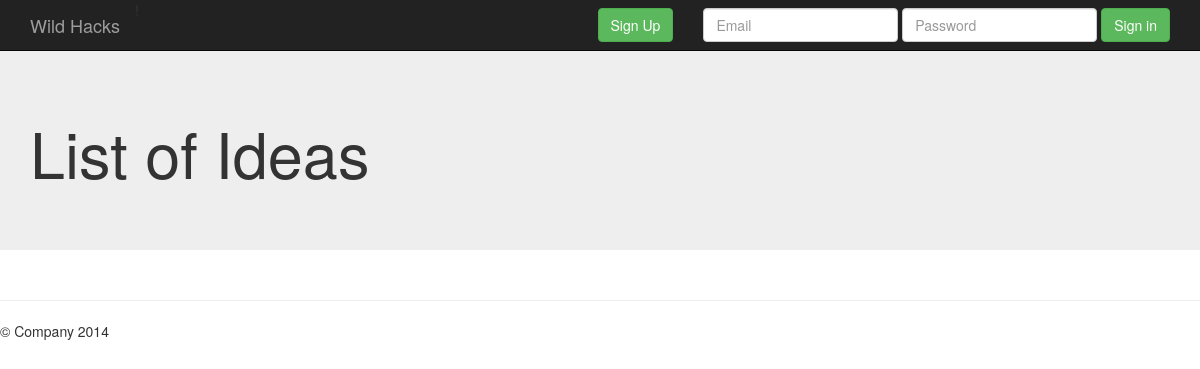
The app's page /ideas/idea_list/, older data.
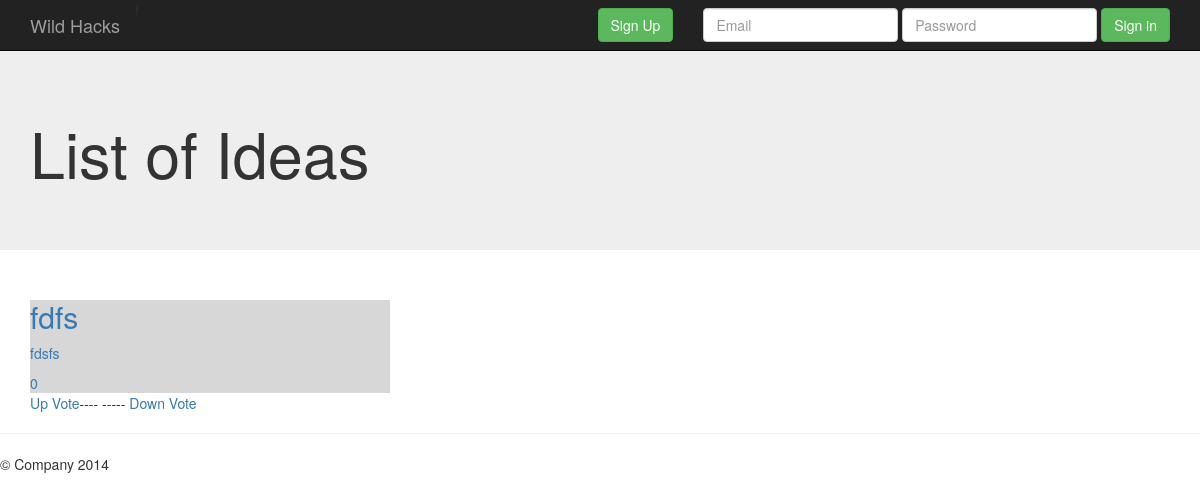
The same page, newer data.
### ideas/models.py (models this page shows, shortened)
class Idea (models.Model):
    long_discription = models.TextField(blank=False, max_length=1000)
    title = models.CharField(blank=False, max_length=100)
    short_discription = models.TextField(blank=False, max_length=140)
    likes = models.IntegerField(default = 0)
    pub_date = models.DateTimeField(auto_now_add=True, auto_now=False, editable=False)
    creator = models.ForeignKey('users.User', null=True)
    def get_absolute_url(self):
        return reverse('ideas:detail', kwargs={'pk': self.pk})

### ideas/views.py (the view)
class IdeaListView(ListView):
    model = Idea
    template_name = "ideas/list.html"

### templates/ideas/list.html
{% extends 'wild_hacks/base.html' %}
{% block static_files %}
    {% load static %}
    <link href="{% static 'css/ideas_list.css' %}" rel="stylesheet">
{% endblock %}
{% block title %}
List of Ideas
{% endblock %}
{% block content %}
    <div class="row">
    {% for idea in object_list %}
        <a href="{{ idea.get_absolute_url }}">
        <div class="col-md-4">
            <div class="idea">
            <h2>{{ idea.title }}</h2>
            <p>
                {{ idea.short_discription }}
            </p>
            {{ idea.likes }}
        </div>
        </a>
        <a href="{% url 'ideas:like' idea.pk %}"> Up Vote</a>----
        -----<a href="{% url 'ideas:dislike' idea.pk %}"> Down Vote</a>
    </div>
    {% endfor %}
    </div>
{% endblock %}

Row changes from the older to the newer data that the page shows:
added Idea: title "fdfs", short_discription "fdsfs", likes "0"
